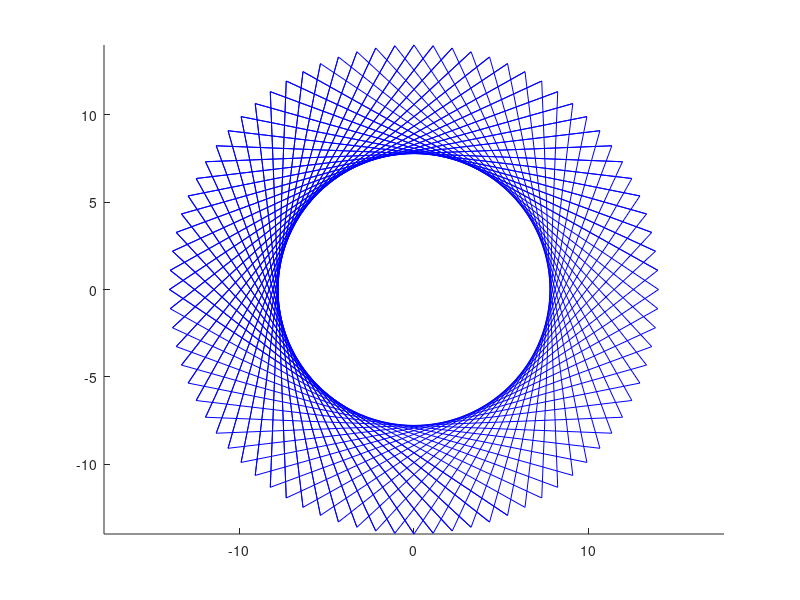

This chart was generated by the following MATLAB code:
% in the name of GOD
clf;

tetha = 0:2*pi/80:2*pi;

r = 14;

x = cos(tetha) * r;
y = sin(tetha) * r;

hold on;

for i = 1:120
    
    k = mod(i, 80) + 1;
    kp = mod(i + 25, 80) + 1;
    
    xp = [x(k), x(kp)];
    yp = [y(k), y(kp)];
    
    plot(xp, yp, 'b');
    
end




axis equal;
%axis([-16.1 16.1 -16.1 16.1]);